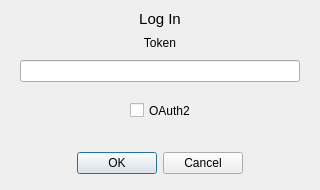
<?xml version="1.0" encoding="UTF-8"?>
<ui version="4.0">
 <class>LogInDialog</class>
 <widget class="QDialog" name="LogInDialog">
  <property name="geometry">
   <rect>
    <x>0</x>
    <y>0</y>
    <width>320</width>
    <height>190</height>
   </rect>
  </property>
  <property name="windowTitle">
   <string>Dialog</string>
  </property>
  <layout class="QVBoxLayout" name="root_layout">
   <property name="spacing">
    <number>0</number>
   </property>
   <property name="leftMargin">
    <number>0</number>
   </property>
   <property name="topMargin">
    <number>10</number>
   </property>
   <property name="rightMargin">
    <number>0</number>
   </property>
   <property name="bottomMargin">
    <number>0</number>
   </property>
   <item>
    <widget class="QWidget" name="header_widget" native="true">
     <property name="sizePolicy">
      <sizepolicy hsizetype="Preferred" vsizetype="Maximum">
       <horstretch>0</horstretch>
       <verstretch>0</verstretch>
      </sizepolicy>
     </property>
     <layout class="QVBoxLayout" name="header_widget_layout">
      <property name="spacing">
       <number>0</number>
      </property>
      <property name="leftMargin">
       <number>0</number>
      </property>
      <property name="topMargin">
       <number>0</number>
      </property>
      <property name="rightMargin">
       <number>0</number>
      </property>
      <property name="bottomMargin">
       <number>0</number>
      </property>
      <item>
       <widget class="QLabel" name="header_label">
        <property name="sizePolicy">
         <sizepolicy hsizetype="Preferred" vsizetype="Maximum">
          <horstretch>0</horstretch>
          <verstretch>0</verstretch>
         </sizepolicy>
        </property>
        <property name="font">
         <font>
          <pointsize>11</pointsize>
         </font>
        </property>
        <property name="text">
         <string>Log In</string>
        </property>
        <property name="alignment">
         <set>Qt::AlignCenter</set>
        </property>
       </widget>
      </item>
     </layout>
    </widget>
   </item>
   <item>
    <widget class="QWidget" name="body_widget" native="true">
     <layout class="QVBoxLayout" name="body_widget_layout">
      <property name="spacing">
       <number>10</number>
      </property>
      <property name="leftMargin">
       <number>20</number>
      </property>
      <property name="topMargin">
       <number>0</number>
      </property>
      <property name="rightMargin">
       <number>20</number>
      </property>
      <property name="bottomMargin">
       <number>0</number>
      </property>
      <item>
       <widget class="QLabel" name="token_label">
        <property name="sizePolicy">
         <sizepolicy hsizetype="Preferred" vsizetype="Preferred">
          <horstretch>0</horstretch>
          <verstretch>0</verstretch>
         </sizepolicy>
        </property>
        <property name="text">
         <string>Token</string>
        </property>
        <property name="alignment">
         <set>Qt::AlignBottom|Qt::AlignHCenter</set>
        </property>
       </widget>
      </item>
      <item>
       <widget class="QLineEdit" name="token_line_edit">
        <property name="echoMode">
         <enum>QLineEdit::Password</enum>
        </property>
       </widget>
      </item>
     </layout>
    </widget>
   </item>
   <item>
    <widget class="QWidget" name="check_boxes_widget" native="true">
     <widget class="QCheckBox" name="oauth2_check_box">
      <property name="geometry">
       <rect>
        <x>130</x>
        <y>20</y>
        <width>70</width>
        <height>17</height>
       </rect>
      </property>
      <property name="text">
       <string>OAuth2</string>
      </property>
     </widget>
    </widget>
   </item>
   <item>
    <widget class="QDialogButtonBox" name="button_box">
     <property name="sizePolicy">
      <sizepolicy hsizetype="Expanding" vsizetype="Minimum">
       <horstretch>0</horstretch>
       <verstretch>0</verstretch>
      </sizepolicy>
     </property>
     <property name="orientation">
      <enum>Qt::Horizontal</enum>
     </property>
     <property name="standardButtons">
      <set>QDialogButtonBox::Cancel|QDialogButtonBox::Ok</set>
     </property>
     <property name="centerButtons">
      <bool>true</bool>
     </property>
    </widget>
   </item>
  </layout>
 </widget>
 <resources/>
 <connections>
  <connection>
   <sender>button_box</sender>
   <signal>accepted()</signal>
   <receiver>LogInDialog</receiver>
   <slot>accept()</slot>
   <hints>
    <hint type="sourcelabel">
     <x>248</x>
     <y>254</y>
    </hint>
    <hint type="destinationlabel">
     <x>157</x>
     <y>274</y>
    </hint>
   </hints>
  </connection>
  <connection>
   <sender>button_box</sender>
   <signal>rejected()</signal>
   <receiver>LogInDialog</receiver>
   <slot>reject()</slot>
   <hints>
    <hint type="sourcelabel">
     <x>316</x>
     <y>260</y>
    </hint>
    <hint type="destinationlabel">
     <x>286</x>
     <y>274</y>
    </hint>
   </hints>
  </connection>
 </connections>
</ui>
